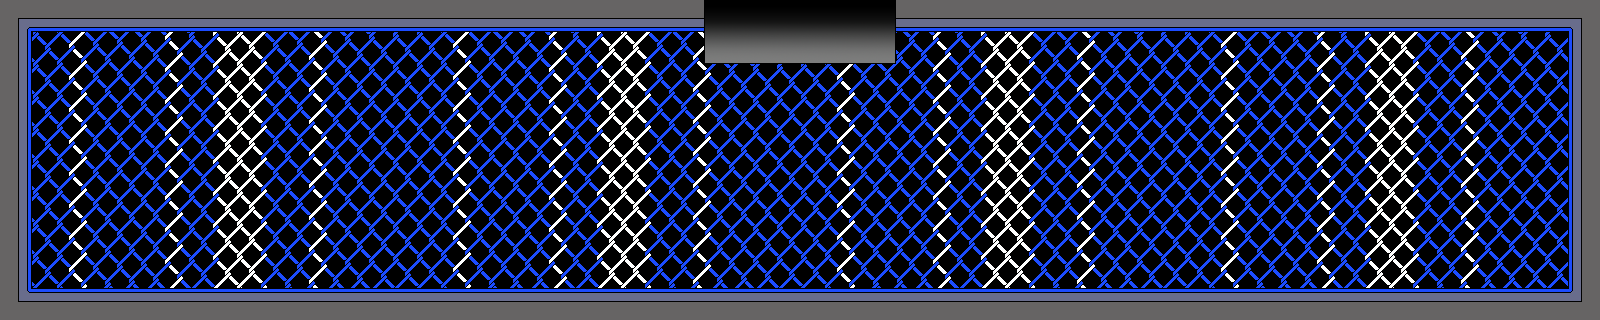

The image is a tile-based game level rendered from a .tmx file. Its description and source (layers, tilesets, objects; grid data summarised) follow:
An orthogonal 50x10 tile map with 32x32 px tiles, 1 tile layer (bg).

<map version="1.0" orientation="orthogonal" renderorder="left-down" width="50" height="10" tilewidth="32" tileheight="32" nextobjectid="1">
 <tileset firstgid="1" name="map" tilewidth="32" tileheight="32">
  <image source="map.png" width="576" height="992" />
 </tileset>
 <layer name="bg" width="50" height="10">
  <data>[500 cells, 500 non-empty, 50 distinct tile ids]</data>
 </layer>
</map>